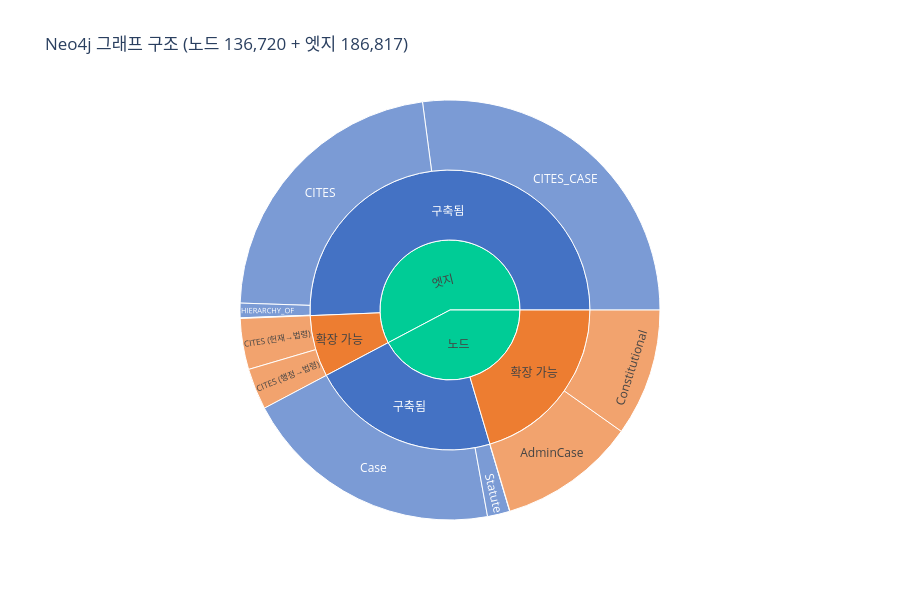

Notebook source saved alongside this figure:
### Code cell
# ── Neo4j 노드/엣지 추정 sunburst 차트 ─────────────────
sunburst_data = []
for n in all_nodes:
    sunburst_data.append({
        "항목": n["타입"],
        "유형": "노드",
        "수": n["수"],
        "상태": n["상태"],
    })
for e in all_edges:
    sunburst_data.append({
        "항목": e["타입"],
        "유형": "엣지",
        "수": e["수"],
        "상태": e["상태"],
    })

df_neo = pd.DataFrame(sunburst_data)

fig = px.sunburst(
    df_neo,
    path=["유형", "상태", "항목"],
    values="수",
    title=f"Neo4j 그래프 구조 (노드 {total_nodes:,} + 엣지 {total_edges:,})",
    color="상태",
    color_discrete_map={"구축됨": "#4472C4", "확장 가능": "#ED7D31"},
)
fig.update_layout(height=600)
fig.show()

### Figure 1 — Plotly figure (JSON) as saved in the notebook; plotly's stock layout.template omitted (floating-point values rounded to 4 significant figures)
{"data": [{"branchvalues": "total", "customdata": [["(?)"], ["(?)"], ["구축됨"], ["구축됨"], ["구축됨"], ["구축됨"], ["구축됨"], ["구축됨"], ["구축됨"], ["구축됨"], ["구축됨"], ["구축됨"], ["확장 가능"], ["확장 가능"], ["확장 가능"], ["확장 가능"], ["확장 가능"], ["확장 가능"]], "domain": {"x": [0, 1], "y": [0, 1]}, "hovertemplate": "labels=%{label}<br>수=%{value}<br>parent=%{parent}<br>id=%{id}<br>상태=%{customdata[0]}<extra></extra>", "ids": ["노드", "엣지", "노드/구축됨/Statute", "노드/구축됨/Case", "노드/구축됨/Alias", "엣지/구축됨/HIERARCHY_OF", "엣지/구축됨/CITES", "엣지/구축됨/CITES_CASE", "엣지/구축됨/RELATED_TO", "엣지/구축됨/ALIAS_OF", "노드/구축됨", "엣지/구축됨", "노드/확장 가능/Constitutional", "노드/확장 가능/AdminCase", "엣지/확장 가능/CITES (헌재→법령)", "엣지/확장 가능/CITES (행정→법령)", "노드/확장 가능", "엣지/확장 가능"], "labels": ["노드", "엣지", "Statute", "Case", "Alias", "HIERARCHY_OF", "CITES", "CITES_CASE", "RELATED_TO", "ALIAS_OF", "구축됨", "구축됨", "Constitutional", "AdminCase", "CITES (헌재→법령)", "CITES (행정→법령)", "확장 가능", "확장 가능"], "marker": {"colors": ["#00cc96", "#00cc96", "#4472C4", "#4472C4", "#4472C4", "#4472C4", "#4472C4", "#4472C4", "#4472C4", "#4472C4", "#4472C4", "#4472C4", "#ED7D31", "#ED7D31", "#ED7D31", "#ED7D31", "#ED7D31", "#ED7D31"]}, "name": "", "parents": ["", "", "노드/구축됨", "노드/구축됨", "노드/구축됨", "엣지/구축됨", "엣지/구축됨", "엣지/구축됨", "엣지/구축됨", "엣지/구축됨", "노드", "엣지", "노드/확장 가능", "노드/확장 가능", "엣지/확장 가능", "엣지/확장 가능", "노드", "엣지"], "type": "sunburst", "values": [136700.0, 186800.0, 5572.0, 65110.0, 69.0, 3624.0, 72410.0, 87650.0, 93.0, 69.0, 70750.0, 163900.0, 31720.0, 34250.0, 12690.0, 10280.0, 65970.0, 22960.0]}], "layout": {"height": 600, "legend": {"tracegroupgap": 0}, "title": {"text": "Neo4j 그래프 구조 (노드 136,720 + 엣지 186,817)"}}}
